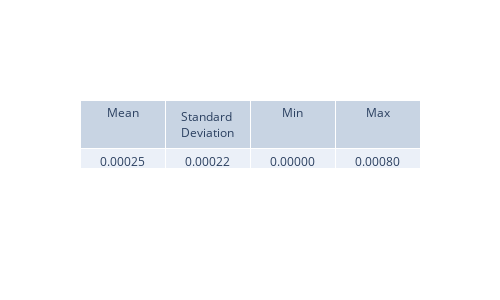
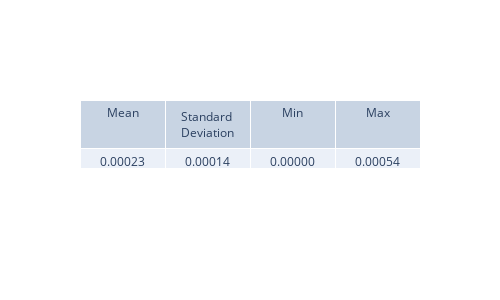
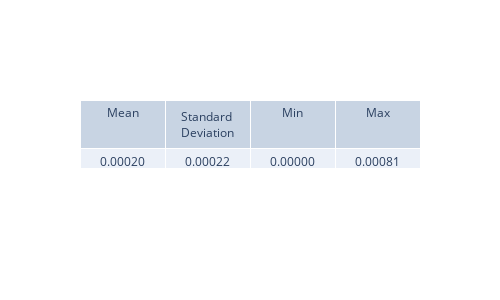
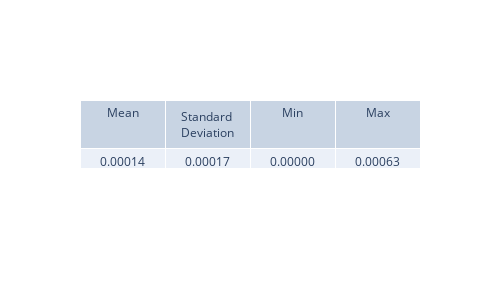

Here is the notebook cell these charts were saved with, in order:
### Code cell
lambda0_analytical = analytical_weights["lambda0_analytical"]
lambda1_analytical = analytical_weights["lambda1_analytical"]
lambda2_analytical = analytical_weights["lambda2_analytical"]
lambda3_analytical = analytical_weights["lambda3_analytical"]
lambda4_analytical = analytical_weights["lambda4_analytical"]
lambda5_analytical = analytical_weights["lambda5_analytical"]

lambda0_diff = np.abs(lambda0 - lambda0_analytical)
lambda1_diff = np.abs(lambda1 - lambda1_analytical)
lambda2_diff = np.abs(lambda2 - lambda2_analytical)
lambda3_diff = np.abs(lambda3 - lambda3_analytical)
lambda4_diff = np.abs(lambda4 - lambda4_analytical)
lambda5_diff = np.abs(lambda5 - lambda5_analytical)

view_metrics(lambda0_diff)
view_metrics(lambda1_diff)
view_metrics(lambda2_diff)
view_metrics(lambda3_diff)
view_metrics(lambda4_diff)
view_metrics(lambda5_diff)

plt.figure(figsize=(8, 5), dpi=200)
plt.plot(t_values, lambda0_diff, label='delta lambda0')
plt.plot(t_values, lambda1_diff, label='delta lambda1')
plt.plot(t_values, lambda2_diff, label='delta lambda2')
plt.plot(t_values, lambda3_diff, label='delta lambda3')
plt.plot(t_values, lambda4_diff, label='delta lambda4')
plt.plot(t_values, lambda5_diff, label='delta lambda5')
plt.xlabel("Time (ps)")
plt.ylabel("Absolute Error")
plt.title("Difference between PINN and Numerical lambda values")
plt.grid(True)
plt.legend()
plt.show()

### Figure 1 — Plotly figure (JSON) as saved in the notebook; plotly's stock layout.template omitted (floating-point values rounded to 4 significant figures)
{"data": [{"cells": {"values": [["0.00025"], ["0.00022"], ["0.00000"], ["0.00080"]]}, "header": {"values": ["Mean", "Standard Deviation", "Min", "Max"]}, "type": "table"}], "layout": {"height": 300, "width": 500}}

### Figure 2 — Plotly figure (JSON) as saved in the notebook; plotly's stock layout.template omitted (floating-point values rounded to 4 significant figures)
{"data": [{"cells": {"values": [["0.00023"], ["0.00014"], ["0.00000"], ["0.00054"]]}, "header": {"values": ["Mean", "Standard Deviation", "Min", "Max"]}, "type": "table"}], "layout": {"height": 300, "width": 500}}

### Figure 3 — Plotly figure (JSON) as saved in the notebook; plotly's stock layout.template omitted (floating-point values rounded to 4 significant figures)
{"data": [{"cells": {"values": [["0.00020"], ["0.00022"], ["0.00000"], ["0.00081"]]}, "header": {"values": ["Mean", "Standard Deviation", "Min", "Max"]}, "type": "table"}], "layout": {"height": 300, "width": 500}}

### Figure 4 — Plotly figure (JSON) as saved in the notebook; plotly's stock layout.template omitted (floating-point values rounded to 4 significant figures)
{"data": [{"cells": {"values": [["0.00014"], ["0.00017"], ["0.00000"], ["0.00063"]]}, "header": {"values": ["Mean", "Standard Deviation", "Min", "Max"]}, "type": "table"}], "layout": {"height": 300, "width": 500}}
